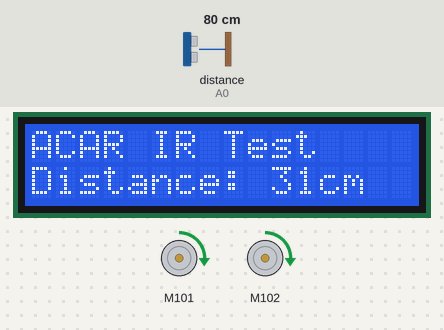
This sketch was run on a simulated Arduino Uno, built with avr-gcc and run on an emulated ATmega328P. Parts: 16×2 character LCD, 2 × DC motor (green arrow = forward, orange = backward, longer = faster). The test bench sets the inputs (shaded band); at power-on: distance to the obstacle (sensor on A0) 80 cm.

Above: at 1.2 s.
1.3 s: distance to the obstacle (sensor on A0) set to 6 cm
At 2.9 s:
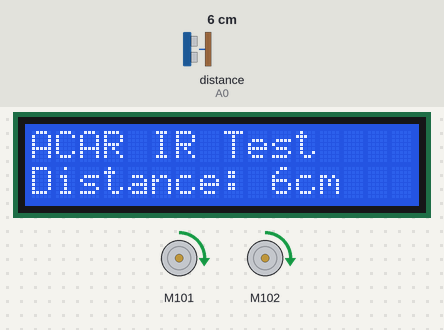
4.4 s: distance to the obstacle (sensor on A0) set to 3 cm
At 5.0 s:
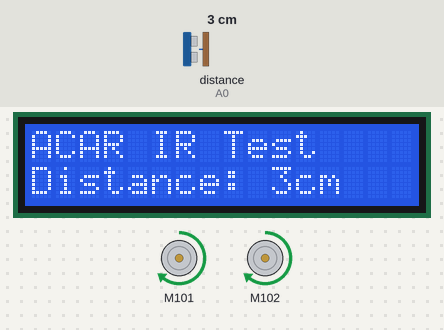
5.9 s: distance to the obstacle (sensor on A0) set to 35 cm
At 6.6 s:
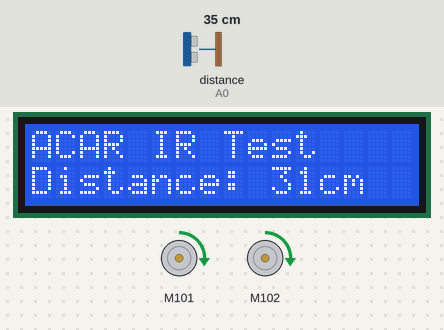
7.6 s: distance to the obstacle (sensor on A0) set to 2 cm
At 8.2 s:
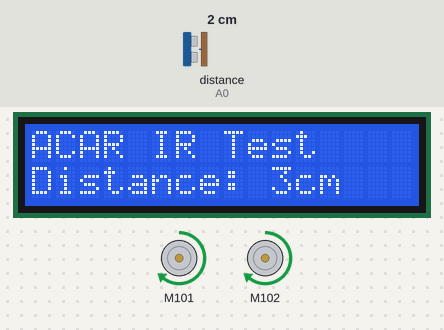
Timing chart, 0 to 10.2 s (numbered marks = the images above; inputs shaded):
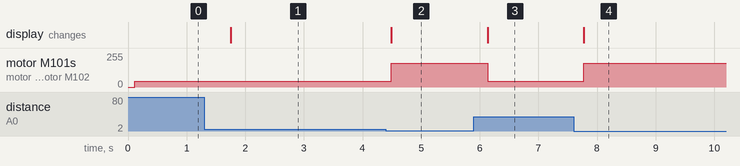

The sketch:

sketch_jun21b.ino
```cpp
// (licence header left out)
#include "Grove_I2C_Motor_Driver.h"
// adresse materiel par defaut de la commande
#define I2C_Adress 0x0f

#include <Wire.h>
#include <LiquidCrystal_I2C.h>

// Set the LCD address to 0x27 for a 16 chars and 2 line display
LiquidCrystal_I2C lcd(0x27, 16, 2);

///////////////////***** start of Sharp IR
#include <SharpIR.h>

#define IR A0 // define Sharp IR signal pin
#define model 430 // the model of the IR module
// Sharp IR code for Robojax.com
// ir: the pin where your sensor is attached
// model: an int that determines your sensor:
/*
 * GP2Y0A02YK0F --> "20150"
 GP2Y0A21YK --> "1080"
 GP2Y0A710K0F --> "100500"
  GP2YA41SK0F --> "430"
 */

SharpIR SharpIR(IR, model);
/////////////////////**** end of Sharp IR

void setup()
{
  // Robojax code for LCD with I2C
  // initialize the LCD,
  lcd.begin();

  // Turn on the blacklight and print a message.
  lcd.backlight();
  // Robojax code for LCD with I2C
}

void loop()
{

  //start of loop Robojax code for LCD with I2C
  lcd.clear();
  lcd.print("ACAR IR Test");
  lcd.setCursor (0,1); // go to start of 2nd line
 int dis=SharpIR.distance();// gets the distance in cm
 String distance = String(dis);
 distance ="Distance: "+distance+"cm";
 lcd.print(distance);
  //lcd.print(millis() / 1000);
  if(dis >= 5){
    Motor.speed(MOTOR1, 17);
    Motor.speed(MOTOR2,17);
  }else{
    Motor.speed(MOTOR1, 70);
    Motor.speed(MOTOR2,70);
    }
  delay(500);
 //end of loopcode Robojax code for LCD with I2C
}
```

Measured:
- the behaviour switches between 5 and 4 cm on distance to the obstacle (sensor on A0) (found by bisection; images 1 and 2)
- after the input at 1.3 s, the display: changes after 0.46 s (image 1)
- after the input at 4.4 s, motor M101, motor M102: forward 43/255 → forward 178/255 after 0.09 s; the display: changes after 0.09 s (image 2)
- after the input at 5.9 s, motor M101, motor M102: forward 178/255 → forward 43/255 after 0.23 s; the display: changes after 0.23 s (image 3)
- after the input at 7.6 s, motor M101, motor M102: forward 43/255 → forward 178/255 after 0.18 s; the display: changes after 0.18 s (image 4)
